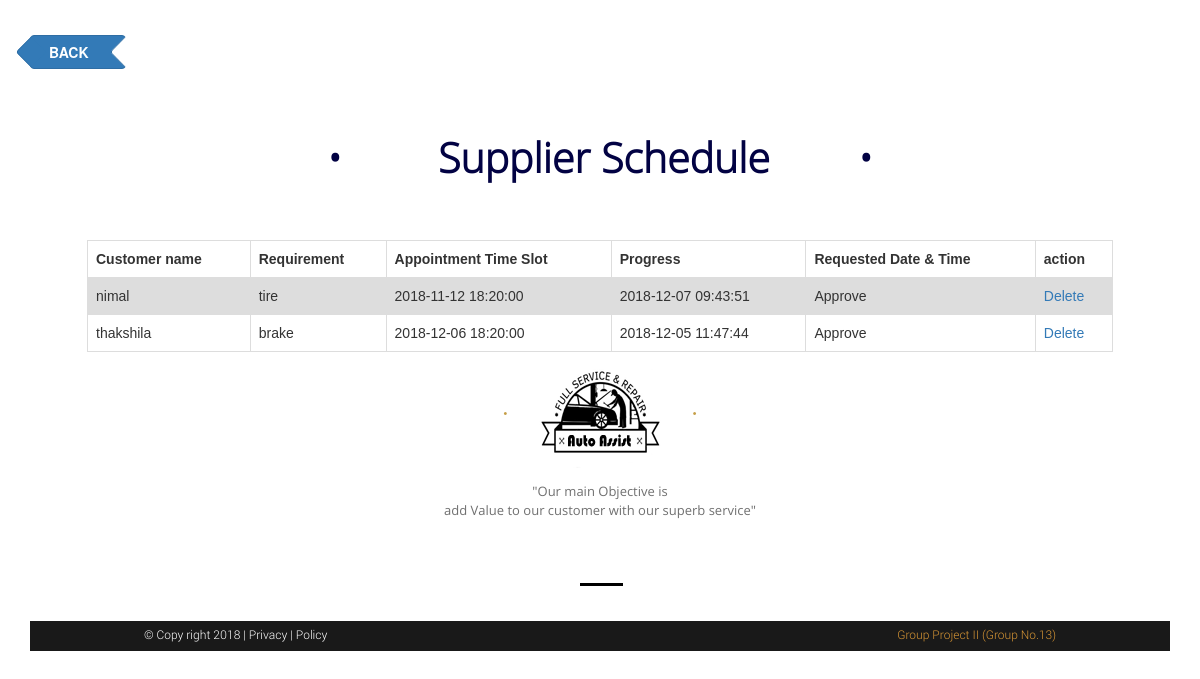
/event.php, run on the app's committed database.
### tables this page shows
CREATE TABLE `appointment` (
  `Reference_No` int(11) NOT NULL,
  `Customer_name` varchar(100) NOT NULL,
  `Requirement` varchar(500) NOT NULL,
  `Appointment_TimeSlot` datetime NOT NULL,
  `Requested_DateTime` datetime NOT NULL,
  `Telephone` int(10) NOT NULL,
  `Email` varchar(50) NOT NULL,
  `Appointments` varchar(20) NOT NULL
);

### event.php (the view, shortened to what this page needs)
<!doctype html>
<html>
    <head>
        <link rel="stylesheet" type="text/css" href="source/bootstrap-3.3.6-dist/css/bootstrap.css">
        <link rel="stylesheet" type="text/css" href="source/font-awesome-4.5.0/css/font-awesome.css">
    <link rel="stylesheet" type="text/css" href="style/slider.css">
    <link rel="stylesheet" type="text/css" href="style/mystyle.css">
</head>
<body>
<a href="owners_G.php"><button type="button" class="btn btn-primary btn-arrow-left"><b>BACK</b></button></a>
<div class="allcontain">
    <div class="feturedsection">
        <h1 class="text-center"><b><span class="bdots">&bullet;</span> <span class="carstxt">Supplier Schedule</span>&bullet;</b></h1>
    </div>
    <?php
    $db = mysqli_connect('localhost', 'root', '', 'autoassit');
    $sql = "SELECT * from appointment where Appointments='Approve' ORDER by appointment.Appointment_TimeSlot";
    $result = mysqli_query($db, $sql);
    echo "<div align='center' class='w3-light-gray'>";
    echo "<table border='1'>
        <tr>
                <th class='w3-orange'>Customer name</th>
                <th class='w3-orange'>Requirement</th>
                <th class='w3-orange'>Appointment Time Slot</th>
		<th class='w3-orange'>Progress</th>
                <th class='w3-orange'>Requested Date & Time</th>
		<th class='w3-orange'>action</th>
        </tr>";
    if (mysqli_num_rows($result) > 0) {
        while ($row = mysqli_fetch_assoc($result)) {
            $id = $row["Reference_No"];
            echo "<tr>"
            . "<td>" . $row["Customer_name"] . "</td>"
            . "<td>" . $row["Requirement"] . "</td>"
            . "<td>" . $row["Appointment_TimeSlot"] . "</td>"
            . "<td>" . $row["Requested_DateTime"] . "</td>"
            . "<td>" . $row['Appointments'] . "</td>"
            . "<td><a href='deleteEvent.php?id=" . $id . "'>Delete</a></td> "
            . "</tr>";
        }
    } else {
        echo "No results found";
    }
    echo "</table>";
    ?>
</div>
<div class="bottommenu">
    <div class="bottomlogo">
        <span class="dotlogo">&bullet;</span><img src="image/logo1.png" alt="logo1"><span class="dotlogo">&bullet;</span>
    </div>
    <p>"Our main Objective is<br>
        add Value to our customer with our superb service"</p>
    <img src="image/line.png" alt="line"> <br>
    <div class="footer">
        <div class="copyright">
            &copy; Copy right 2018 | <a href="#">Privacy </a>| <a href="#">Policy</a>
        </div>
        <div class="atisda">
            <a href="#">Group Project II (Group No.13) </a>
        </div>
    </div>
</div>
</div>
</body>
</html>

### style/mystyle.css (style rules this page uses)
.allcontain { max-width: 1366px; margin-left: auto; margin-right: auto; }
.feturedsection>h1 { font-family: "OpenSans-Light"; font-size: 41px; padding-top: 46px; padding-bottom: 50px; color: #020243; }
.carstxt { padding-left: 45px; padding-right: 88px; }
.bdots { padding-right: 40px; }
.bottommenu { position: relative; top:60px; }
.bottomlogo { text-align: center; }
.dotlogo { font-size: 12px; color: #C59E47; padding-right: 78px; padding-left: 78px; }
.bottommenu>p { text-align: center; font-family: "OpenSans Regular"; font-size: 13px; color: #707070; padding-top: 05px; }
.bottommenu>img { padding-left:50%; margin-left: -20px; margin-bottom: 35px; margin-top: 54px; }
@media screen and (min-width: 481px) and (max-width: 1200px) { .dotlogo { padding-right: 30px; padding-left: 30px; } }
@media screen and (min-width: 481px) and (max-width: 1200px) { .bottommenu { top:0px; } }
.footer { background-color: #191919; color: #fff; font-family: "Roboto Light"; font-size: 12px; width: 100%; height: 30px; }
.copyright { float:left; padding-left: 10%; padding-top: 5px; }
.atisda { float: right; padding-right: 10%; padding-top: 5px; text-decoration: none; }
.copyright>a { color: #fff; border: 0px; }
.atisda>a { color: #d99735; border: 0px; }

### event.php (style rules this page uses)
table { font-family: arial, sans-serif; border-collapse: collapse; width: 90%; }
td, th { border: 1px solid #dddddd; text-align: left; padding: 8px; }
tr:nth-child(even) { background-color: #dddddd; }
body { padding: 30px; }
.btn { margin-top: 5px; }
.btn-arrow-right, .btn-arrow-left { position: relative; padding-left: 18px; padding-right: 18px; }
.btn-arrow-left { padding-right: 36px; }
.btn-arrow-right:before, .btn-arrow-right:after, .btn-arrow-left:before, .btn-arrow-left:after { content: ""; position: absolute; top: 5px; width: 22px; height: 22px; background: inherit; border: inherit; border-left-color: transparent; border-bottom-color: transparent; border-radius: 0px 4px 0px 0px; -webkit-border-radius: 0px 4px 0px 0px; -moz-border-radius: 0px 4px 0px 0px; }
.btn-arrow-left:before, .btn-arrow-left:after { transform: rotate(225deg); -webkit-transform: rotate(225deg); -moz-transform: rotate(225deg); -o-transform: rotate(225deg); -ms-transform: rotate(225deg); }
.btn-arrow-right:before, .btn-arrow-left:before { left: -11px; }
.btn-arrow-right:after, .btn-arrow-left:after { right: -11px; }
.btn-arrow-right:after, .btn-arrow-left:before { z-index: 1; }
.btn-arrow-right:before, .btn-arrow-left:after { background-color: white; }

### data on the page
appointment: Customer_name "nimal", Requirement "tire", Appointment_TimeSlot "2018-11-12 18:20:00", Requested_DateTime "2018-12-07 09:43:51", Appointments "Approve"
appointment: Customer_name "thakshila", Requirement "brake", Appointment_TimeSlot "2018-12-06 18:20:00", Requested_DateTime "2018-12-05 11:47:44", Appointments "Approve"
